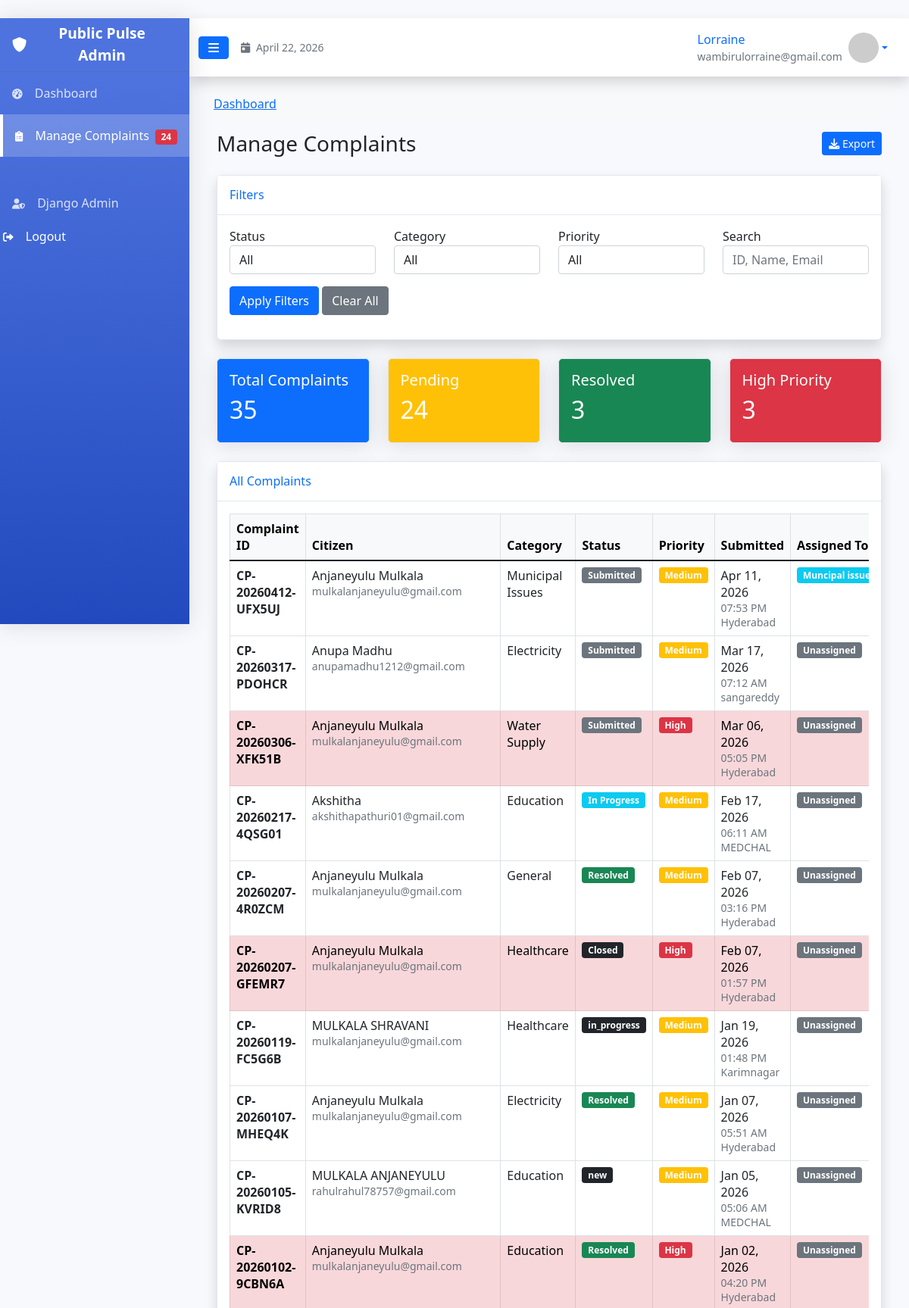
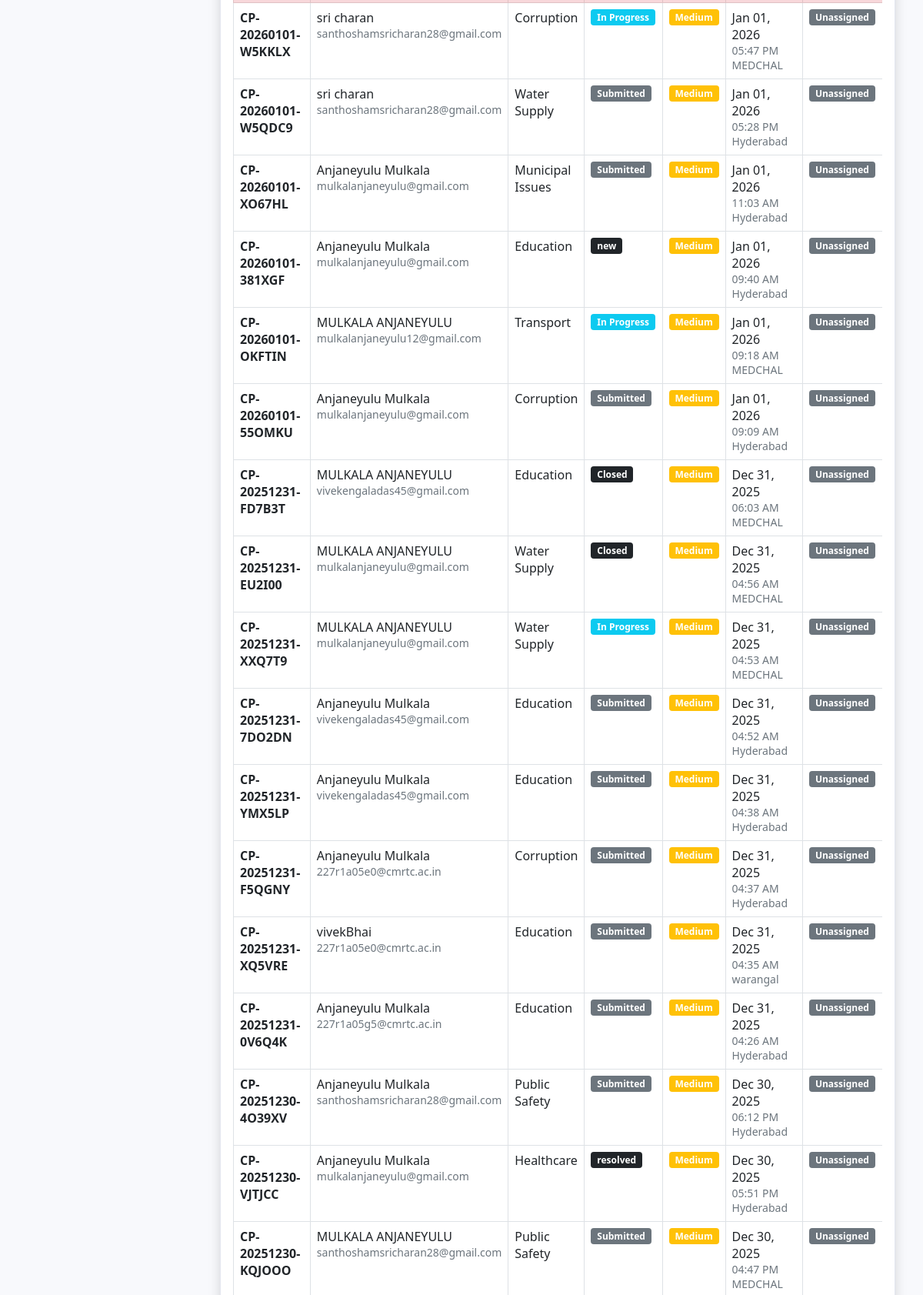
/pulse_admin/complaints/ (signed in, upper part), run on the app's committed database (2 pictures, top to bottom).
### complaints/models.py (models this page shows, shortened)
class Complaint(models.Model):
    PRIORITY_CHOICES = [
        ('High', 'High'),
        ('Medium', 'Medium'),
        ('Low', 'Low'),
    ]
    STATUS_CHOICES = [
        ('Submitted', 'Submitted'),
        ('In Progress', 'In Progress'),
        ('Resolved', 'Resolved'),
        ('Closed', 'Closed'),
    ]
    SENTIMENT_CHOICES = [
        ('Very Negative', 'Very Negative'),
        ('Negative', 'Negative'),
        ('Neutral', 'Neutral'),
        ('Positive', 'Positive'),
        ('Very Positive', 'Very Positive'),
    ]
    complaint_id = models.CharField(max_length=36, unique=True, editable=False, blank=True, null=True)
    uuid_id = models.UUIDField(default=uuid.uuid4, editable=False, blank=True, null=True)
    tracking_id = models.CharField(max_length=50, unique=True, editable=False, blank=True, null=True)
    readable_id = models.CharField(max_length=50, unique=True, blank=True, null=True)
    user = models.ForeignKey(User, on_delete=models.CASCADE, null=True, blank=True)
    name = models.CharField(max_length=100)
    email = models.EmailField()
    phone = models.CharField(max_length=15, blank=True, null=True)
    address = models.TextField(blank=True, null=True)
    category = models.CharField(max_length=100)
    department = models.ForeignKey(Department, on_delete=models.CASCADE, null=True, blank=True)
    sub_category = models.CharField(max_length=100, blank=True, null=True)
    details = models.TextField()
    city = models.CharField(max_length=100)
    pincode = models.CharField(max_length=10, blank=True, null=True)
    image = models.ImageField(upload_to='complaint_images/', blank=True, null=True)
    ai_category = models.CharField(max_length=100, blank=True, null=True)
    ai_priority = models.CharField(max_length=20, choices=PRIORITY_CHOICES, blank=True, null=True)
    ai_sentiment = models.CharField(max_length=20, choices=SENTIMENT_CHOICES, blank=True, null=True)
    ai_confidence = models.CharField(max_length=10, blank=True, null=True)
    status = models.CharField(max_length=20, choices=STATUS_CHOICES, default='Submitted')
    assigned_to = models.CharField(max_length=100, blank=True, null=True)
    resolution_details = models.TextField(blank=True, null=True)
    created_at = models.DateTimeField(auto_now_add=True)
    updated_at = models.DateTimeField(auto_now=True)
    class Meta:
        ordering = ['-created_at']
        verbose_name = 'Complaint'
        verbose_name_plural = 'Complaints'

### pulse_admin/views.py (the view)
# urls.py: path('admin/complaints/', views.manage_complaints, name='manage_complaints'),
@staff_member_required
def manage_complaints(request):
    complaints = Complaint.objects.all().order_by('-created_at')
    status_filter = request.GET.get('status', '')
    category_filter = request.GET.get('category', '')
    priority_filter = request.GET.get('priority', '')
    search = request.GET.get('search', '')
    if status_filter:
        complaints = complaints.filter(status=status_filter)
    if category_filter:
        complaints = complaints.filter(category=category_filter)
    if priority_filter:
        complaints = complaints.filter(ai_priority=priority_filter)
    if search:
        complaints = complaints.filter(Q(complaint_id__icontains=search) | Q(name__icontains=search) | Q(email__icontains=search))
    categories = Complaint.objects.values_list('category', flat=True).distinct()
    context = {
        'complaints': complaints,
        'total_complaints': complaints.count(),
        'pending_count': complaints.filter(status__in=['Submitted', 'In Progress']).count(),
        'resolved_count': complaints.filter(status='Resolved').count(),
        'high_priority_count': complaints.filter(ai_priority='High').count(),
        'categories': categories,
    }
    return render(request, 'pulse_admin/manage_complaints.html', context)

### templates/pulse_admin/manage_complaints.html (shortened to what this page needs)
﻿{% extends 'pulse_admin/base.html' %}
{% block admin_content %}
<div class="container-fluid">
    <div class="d-sm-flex align-items-center justify-content-between mb-4">
        <h1 class="h3 mb-0 text-gray-800">Manage Complaints</h1>
        <a href="{% url 'pulse_admin:export_complaints' %}" class="btn btn-primary btn-sm">
            <i class="fas fa-download"></i> Export
        </a>
    </div>
    <div class="card shadow mb-4">
        <div class="card-header py-3">
            <h6 class="m-0 font-weight-bold text-primary">Filters</h6>
        </div>
        <div class="card-body">
            <form method="get" class="row">
                <div class="col-md-3">
                    <label>Status</label>
                    <select name="status" class="form-control">
                        <option value="">All</option>
                    </select>
                </div>
                <div class="col-md-3">
                    <label>Category</label>
                    <select name="category" class="form-control">
                        <option value="">All</option>
                    </select>
                </div>
                <div class="col-md-3">
                    <label>Priority</label>
                    <select name="priority" class="form-control">
                        <option value="">All</option>
                    </select>
                </div>
                <div class="col-md-3">
                    <label>Search</label>
                    <input type="text" name="search" class="form-control" placeholder="ID, Name, Email">
                </div>
                <div class="col-md-12 mt-3">
                    <button type="submit" class="btn btn-primary">Apply Filters</button>
                    <a href="{% url 'pulse_admin:manage_complaints' %}" class="btn btn-secondary">Clear All</a>
                </div>
            </form>
        </div>
    </div>
    <div class="row mb-4">
        <div class="col-md-3">
            <div class="card bg-primary text-white">
                <div class="card-body">
                    <h5>Total Complaints</h5>
                    <h2>{{ total_complaints|default:"0" }}</h2>
                </div>
            </div>
        </div>
        <div class="col-md-3">
            <div class="card bg-warning text-white">
                <div class="card-body">
                    <h5>Pending</h5>
                    <h2>{{ pending_count|default:"0" }}</h2>
                </div>
            </div>
        </div>
        <div class="col-md-3">
            <div class="card bg-success text-white">
                <div class="card-body">
                    <h5>Resolved</h5>
                    <h2>{{ resolved_count|default:"0" }}</h2>
                </div>
            </div>
        </div>
        <div class="col-md-3">
            <div class="card bg-danger text-white">
                <div class="card-body">
                    <h5>High Priority</h5>
                    <h2>{{ high_priority_count|default:"0" }}</h2>
                </div>
            </div>
        </div>
    </div>
    <div class="card shadow">
        <div class="card-header py-3">
            <h6 class="m-0 font-weight-bold text-primary">All Complaints</h6>
        </div>
        <div class="card-body">
            <div class="table-responsive">
                <table class="table table-bordered table-hover">
                    <thead class="table-light">
                        <tr>
                            <th>Complaint ID</th>
                            <th>Citizen</th>
                            <th>Category</th>
                            <th>Status</th>
                            <th>Priority</th>
                            <th>Submitted</th>
                            <th>Assigned To</th>
                        </thead>
                    <tbody>
                        {% for complaint in complaints %}
                        <tr class="{% if complaint.ai_priority == 'High' %}table-danger{% endif %}">
                            <td class="fw-bold">{{ complaint.complaint_id|default:complaint.id }}</td>
                            <td>
                                {{ complaint.name|default:"Anonymous" }}
                                <br>
                                <small class="text-muted">{{ complaint.email|default:"No email" }}</small>
                            </td>
                            <td>{{ complaint.category|default:"General" }}</td>
                            <td>
                                <span class="badge
                                    {% if complaint.status == 'Resolved' %}bg-success
                                    {% elif complaint.status == 'In Progress' %}bg-info
                                    {% elif complaint.status == 'Submitted' %}bg-secondary
                                    {% else %}bg-dark{% endif %}">
                                    {{ complaint.status|default:"Submitted" }}
                                </span>
                            </td>
                            <td>
                                <span class="badge
                                    {% if complaint.ai_priority == 'High' %}bg-danger
                                    {% elif complaint.ai_priority == 'Medium' %}bg-warning
                                    {% else %}bg-success{% endif %}">
                                    {{ complaint.ai_priority|default:"Medium" }}
                                </span>
                            </td>
                            <td>
                                {{ complaint.created_at|date:"M d, Y" }}
                                <br>
                                <small class="text-muted">{{ complaint.created_at|date:"h:i A" }}</small>
                                <br>
                                <small class="text-muted">{{ complaint.city|default:"" }}</small>
                            </td>
                            <td>
                                {% if complaint.assigned_to %}
                                <span class="badge bg-info">{{ complaint.assigned_to }}</span>
                                {% else %}
                                <span class="badge bg-secondary">Unassigned</span>
                                {% endif %}
                            </td>
                        </tr>
                        {% endfor %}
                    </tbody>
                </table>
            </div>
        </div>
    </div>
</div>
{% endblock %}

### templates/pulse_admin/base.html (shortened to what this page needs)
<!DOCTYPE html>
<html lang="en">
<head>
    <link href="https://cdn.jsdelivr.net/npm/bootstrap@5.1.3/dist/css/bootstrap.min.css" rel="stylesheet">
    <link rel="stylesheet" href="https://cdnjs.cloudflare.com/ajax/libs/font-awesome/6.0.0/css/all.min.css">
    <link href="https://cdn.jsdelivr.net/npm/bootstrap-icons@1.8.1/font/bootstrap-icons.css" rel="stylesheet">
</head>
<body>
    <nav class="sidebar" id="sidebar">
        <div class="sidebar-brand d-flex align-items-center">
            <div class="sidebar-brand-icon">
                <i class="fas fa-shield-alt text-white"></i>
            </div>
            <div class="sidebar-brand-text mx-3 text-white">Public Pulse Admin</div>
        </div>
        <hr class="sidebar-divider my-0" style="border-top: 1px solid rgba(255,255,255,.3);">
        <div class="sidebar-nav">
            <ul class="navbar-nav">
                <li class="nav-item {% if request.resolver_match.url_name == 'dashboard' or request.resolver_match.url_name == 'admin_dashboard' %}active{% endif %}">
                    <a class="nav-link" href="{% url 'pulse_admin:dashboard' %}">
                        <i class="fas fa-tachometer-alt"></i>
                        <span>Dashboard</span>
                    </a>
                </li>
                <li class="nav-item {% if 'complaint' in request.resolver_match.url_name or request.resolver_match.url_name == 'manage_complaints' %}active{% endif %}">
                    <a class="nav-link" href="{% url 'pulse_admin:manage_complaints' %}">
                        <i class="fas fa-clipboard-list"></i>
                        <span>Manage Complaints</span>
                        {% if pending_count %}
                        <span class="badge bg-danger float-end mt-1">{{ pending_count }}</span>
                        {% endif %}
                    </a>
                </li>
                <hr class="sidebar-divider" style="border-top: 1px solid rgba(255,255,255,.3);">
                <li class="nav-item">
                    <a class="nav-link" href="/admin/" target="_blank">
                        <i class="fas fa-user-shield"></i>
                        <span>Django Admin</span>
                    </a>
                </li>
                <li class="nav-item">
                    <form method="POST" action="{% url 'admin:logout' %}" class="d-inline">
                        <button type="submit" class="nav-link btn btn-link text-white border-0 bg-transparent p-1">
                            <i class="fas fa-sign-out-alt"></i>
                            <span>Logout</span>
                        </button>
                    </form>
                </li>
            </ul>
        </div>
    </nav>
    <div id="page-content-wrapper">
        <nav class="navbar navbar-expand-lg navbar-light bg-white shadow">
            <div class="container-fluid">
                <button class="btn btn-primary me-3" id="sidebarToggle">
                    <i class="fas fa-bars"></i>
                </button>
                <div class="navbar-text me-3 d-none d-md-block">
                    <small class="text-muted">
                        <i class="fas fa-calendar-day me-1"></i>
                        {% now "F j, Y" %}
                    </small>
                </div>
                <div class="dropdown ms-auto">
                    <a class="nav-link dropdown-toggle d-flex align-items-center" href="#" role="button" id="userDropdown" data-bs-toggle="dropdown">
                        <div class="me-2 d-none d-lg-inline text-gray-600">
                            {{ user.get_full_name|default:user.username }}
                            <small class="d-block text-muted">{{ user.email }}</small>
                        </div>
                        <img class="img-profile rounded-circle" src="https://ui-avatars.com/api/?name={{ user.username }}&background=4e73df&color=ffffff&size=40" alt="{{ user.username }}" width="40" height="40">
                    </a>
                </div>
            </div>
        </nav>
        <div class="container-fluid px-4 py-3">
            <nav aria-label="breadcrumb" class="mb-3">
                <ol class="breadcrumb bg-light p-2 rounded">
                    <li class="breadcrumb-item"><a href="{% url 'pulse_admin:dashboard' %}">Dashboard</a></li>
                </ol>
            </nav>
            {% block admin_content %}{% endblock %}
        </div>
    </div>
</body>
</html>

### templates/pulse_admin/base.html (style rules this page uses)
body { background-color: #f8f9fc; font-family: 'Segoe UI', Tahoma, Geneva, Verdana, sans-serif; }
.sidebar { min-height: 100vh; background: linear-gradient(180deg, #4e73df 10%, #224abe 100%); box-shadow: 0 0.15rem 1.75rem 0 rgba(58, 59, 69, 0.15); width: 250px; transition: all 0.3s; position: fixed; z-index: 1000; }
.sidebar-brand { height: 70px; text-decoration: none; font-size: 1.2rem; font-weight: 800; padding: 1.5rem 1rem; text-align: center; color: white; display: flex; align-items: center; justify-content: center; }
.sidebar .nav-item { position: relative; }
.sidebar .nav-item .nav-link { display: block; padding: 1rem; color: rgba(255,255,255,.8); text-decoration: none; transition: all 0.3s; }
.sidebar .nav-item .nav-link i { font-size: 0.85rem; margin-right: 0.75rem; }
.sidebar .nav-item.active .nav-link { color: #fff; background-color: rgba(255,255,255,.2); border-left: 4px solid #fff; }
.card { border: 1px solid #e3e6f0; border-radius: 0.35rem; box-shadow: 0 0.15rem 1.75rem 0 rgba(58, 59, 69, 0.15); }
.card .card-header { border-bottom: 1px solid #e3e6f0; background-color: #fff; font-weight: 700; }
.navbar { box-shadow: 0 0.15rem 1.75rem 0 rgba(58, 59, 69, 0.15); }
#page-content-wrapper { margin-left: 250px; transition: margin-left 0.3s; min-height: 100vh; }

### data on the page
Complaint: complaint_id "CP-20260412-UFX5UJ", name "Anjaneyulu Mulkala", email "mulkalanjaneyulu@gmail.com", category "Municipal Issues", status "Submitted", ai_priority "Medium", created_at "Apr 11, 2026", created_at "07:53 PM", city "Hyderabad", assigned_to "Muncipal…"
Complaint: complaint_id "CP-20260317-PDOHCR", name "Anupa Madhu", email "anupamadhu1212@gmail.com", category "Electricity", status "Submitted", ai_priority "Medium", created_at "Mar 17, 2026", created_at "07:12 AM", city "sangareddy", shows "Unassigned"
Complaint: complaint_id "CP-20260306-XFK51B", name "Anjaneyulu Mulkala", email "mulkalanjaneyulu@gmail.com", category "Water Supply", status "Submitted", ai_priority "High", created_at "Mar 06, 2026", created_at "05:05 PM", city "Hyderabad", shows "Unassigned"
Complaint: complaint_id "CP-20260217-4QSG01", name "Akshitha", email "akshithapathuri01@gmail.com", category "Education", status "In Progress", ai_priority "Medium", created_at "Feb 17, 2026", created_at "06:11 AM", city "MEDCHAL", shows "Unassigned"
Complaint: complaint_id "CP-20260207-4R0ZCM", name "Anjaneyulu Mulkala", email "mulkalanjaneyulu@gmail.com", category "General", status "Resolved", ai_priority "Medium", created_at "Feb 07, 2026", created_at "03:16 PM", city "Hyderabad", shows "Unassigned"
Complaint: complaint_id "CP-20260207-GFEMR7", name "Anjaneyulu Mulkala", email "mulkalanjaneyulu@gmail.com", category "Healthcare", status "Closed", ai_priority "High", created_at "Feb 07, 2026", created_at "01:57 PM", city "Hyderabad", shows "Unassigned"
Complaint: complaint_id "CP-20260119-FC5G6B", name "MULKALA SHRAVANI", email "mulkalanjaneyulu@gmail.com", category "Healthcare", status "in_progress", ai_priority "Medium", created_at "Jan 19, 2026", created_at "01:48 PM", city "Karimnagar", shows "Unassigned"
Complaint: complaint_id "CP-20260107-MHEQ4K", name "Anjaneyulu Mulkala", email "mulkalanjaneyulu@gmail.com", category "Electricity", status "Resolved", ai_priority "Medium", created_at "Jan 07, 2026", created_at "05:51 AM", city "Hyderabad", shows "Unassigned"
Complaint: complaint_id "CP-20260105-KVRID8", name "MULKALA ANJANEYULU", email "rahulrahul78757@gmail.com", category "Education", status "new", ai_priority "Medium", created_at "Jan 05, 2026", created_at "05:06 AM", city "MEDCHAL", shows "Unassigned"
Complaint: complaint_id "CP-20260102-9CBN6A", name "Anjaneyulu Mulkala", email "mulkalanjaneyulu@gmail.com", category "Education", status "Resolved", ai_priority "High", created_at "Jan 02, 2026", created_at "04:20 PM", city "Hyderabad", shows "Unassigned"
Complaint: complaint_id "CP-20260101-W5KKLX", name "sri charan", email "santhoshamsricharan28@gmail.com", category "Corruption", status "In Progress", ai_priority "Medium", created_at "Jan 01, 2026", created_at "05:47 PM", city "MEDCHAL", shows "Unassigned"
Complaint: complaint_id "CP-20260101-W5QDC9", name "sri charan", email "santhoshamsricharan28@gmail.com", category "Water Supply", status "Submitted", ai_priority "Medium", created_at "Jan 01, 2026", created_at "05:28 PM", city "Hyderabad", shows "Unassigned"
Complaint: complaint_id "CP-20260101-XO67HL", name "Anjaneyulu Mulkala", email "mulkalanjaneyulu@gmail.com", category "Municipal Issues", status "Submitted", ai_priority "Medium", created_at "Jan 01, 2026", created_at "11:03 AM", city "Hyderabad", shows "Unassigned"
Complaint: complaint_id "CP-20260101-381XGF", name "Anjaneyulu Mulkala", email "mulkalanjaneyulu@gmail.com", category "Education", status "new", ai_priority "Medium", created_at "Jan 01, 2026", created_at "09:40 AM", city "Hyderabad", shows "Unassigned"
Complaint: complaint_id "CP-20260101-OKFTIN", name "MULKALA ANJANEYULU", email "mulkalanjaneyulu12@gmail.com", category "Transport", status "In Progress", ai_priority "Medium", created_at "Jan 01, 2026", created_at "09:18 AM", city "MEDCHAL", shows "Unassigned"
Complaint: complaint_id "CP-20260101-55OMKU", name "Anjaneyulu Mulkala", email "mulkalanjaneyulu@gmail.com", category "Corruption", status "Submitted", ai_priority "Medium", created_at "Jan 01, 2026", created_at "09:09 AM", city "Hyderabad", shows "Unassigned"
Complaint: complaint_id "CP-20251231-FD7B3T", name "MULKALA ANJANEYULU", email "vivekengaladas45@gmail.com", category "Education", status "Closed", ai_priority "Medium", created_at "Dec 31, 2025", created_at "06:03 AM", city "MEDCHAL", shows "Unassigned"
Complaint: complaint_id "CP-20251231-EU2I00", name "MULKALA ANJANEYULU", email "mulkalanjaneyulu@gmail.com", category "Water Supply", status "Closed", ai_priority "Medium", created_at "Dec 31, 2025", created_at "04:56 AM", city "MEDCHAL", shows "Unassigned"
Complaint: complaint_id "CP-20251231-XXQ7T9", name "MULKALA ANJANEYULU", email "mulkalanjaneyulu@gmail.com", category "Water Supply", status "In Progress", ai_priority "Medium", created_at "Dec 31, 2025", created_at "04:53 AM", city "MEDCHAL", shows "Unassigned"
Complaint: complaint_id "CP-20251231-7DO2DN", name "Anjaneyulu Mulkala", email "vivekengaladas45@gmail.com", category "Education", status "Submitted", ai_priority "Medium", created_at "Dec 31, 2025", created_at "04:52 AM", city "Hyderabad", shows "Unassigned"
Complaint: complaint_id "CP-20251231-YMX5LP", name "Anjaneyulu Mulkala", email "vivekengaladas45@gmail.com", category "Education", status "Submitted", ai_priority "Medium", created_at "Dec 31, 2025", created_at "04:38 AM", city "Hyderabad", shows "Unassigned"
Complaint: complaint_id "CP-20251231-F5QGNY", name "Anjaneyulu Mulkala", email "227r1a05e0@cmrtc.ac.in", category "Corruption", status "Submitted", ai_priority "Medium", created_at "Dec 31, 2025", created_at "04:37 AM", city "Hyderabad", shows "Unassigned"
Complaint: complaint_id "CP-20251231-XQ5VRE", name "vivekBhai", email "227r1a05e0@cmrtc.ac.in", category "Education", status "Submitted", ai_priority "Medium", created_at "Dec 31, 2025", created_at "04:35 AM", city "warangal", shows "Unassigned"
Complaint: complaint_id "CP-20251231-0V6Q4K", name "Anjaneyulu Mulkala", email "227r1a05g5@cmrtc.ac.in", category "Education", status "Submitted", ai_priority "Medium", created_at "Dec 31, 2025", created_at "04:26 AM", city "Hyderabad", shows "Unassigned"
Complaint: complaint_id "CP-20251230-4O39XV", name "Anjaneyulu Mulkala", email "santhoshamsricharan28@gmail.com", category "Public Safety", status "Submitted", ai_priority "Medium", created_at "Dec 30, 2025", created_at "06:12 PM", city "Hyderabad", shows "Unassigned"
Complaint: complaint_id "CP-20251230-VJTJCC", name "Anjaneyulu Mulkala", email "mulkalanjaneyulu@gmail.com", category "Healthcare", status "resolved", ai_priority "Medium", created_at "Dec 30, 2025", created_at "05:51 PM", city "Hyderabad", shows "Unassigned"
Complaint: complaint_id "CP-20251230-KQJOOO", name "MULKALA ANJANEYULU", email "santhoshamsricharan28@gmail.com", category "Public Safety", status "Submitted", ai_priority "Medium", created_at "Dec 30, 2025", created_at "04:47 PM", city "MEDCHAL", shows "Unassigned"

### other printed values
{{ pending_count }} "24"
{{ user.get_full_name|default:user.username }} "Lorraine"
{{ user.email }} "wambirulorraine@gmail.com"
{{ total_complaints|default:"0" }} "35"
{{ pending_count|default:"0" }} "24"
{{ resolved_count|default:"0" }} "3"
{{ high_priority_count|default:"0" }} "3"
